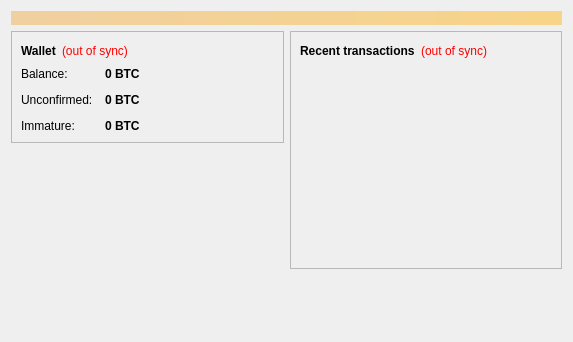
<?xml version="1.0" encoding="UTF-8"?>
<ui version="4.0">
 <class>OverviewPage</class>
 <widget class="QWidget" name="OverviewPage">
  <property name="geometry">
   <rect>
    <x>0</x>
    <y>0</y>
    <width>573</width>
    <height>342</height>
   </rect>
  </property>
  <property name="windowTitle">
   <string>Form</string>
  </property>
  <layout class="QVBoxLayout" name="topLayout">
   <item>
    <widget class="QLabel" name="labelAlerts">
     <property name="visible">
      <bool>false</bool>
     </property>
     <property name="styleSheet">
      <string notr="true">background-color: qlineargradient(x1: 0, y1: 0, x2: 1, y2: 0, stop:0 #F0D0A0, stop:1 #F8D488); color:#000000;</string>
     </property>
     <property name="wordWrap">
      <bool>true</bool>
     </property>
     <property name="margin">
      <number>3</number>
     </property>
    </widget>
   </item>
   <item>
    <layout class="QHBoxLayout" name="horizontalLayout" stretch="1,1">
     <item>
      <layout class="QVBoxLayout" name="verticalLayout_2">
       <item>
        <widget class="QFrame" name="frame">
         <property name="frameShape">
          <enum>QFrame::StyledPanel</enum>
         </property>
         <property name="frameShadow">
          <enum>QFrame::Raised</enum>
         </property>
         <layout class="QVBoxLayout" name="verticalLayout_4">
          <item>
           <layout class="QHBoxLayout" name="horizontalLayout_4">
            <item>
             <widget class="QLabel" name="label_5">
              <property name="font">
               <font>
                <weight>75</weight>
                <bold>true</bold>
               </font>
              </property>
              <property name="text">
               <string>Wallet</string>
              </property>
             </widget>
            </item>
            <item>
             <widget class="QLabel" name="labelWalletStatus">
              <property name="toolTip">
               <string>The displayed information may be out of date. Your wallet automatically synchronizes with the RadioShares network after a connection is established, but this process has not completed yet.</string>
              </property>
              <property name="styleSheet">
               <string notr="true">QLabel { color: red; }</string>
              </property>
              <property name="text">
               <string notr="true">(out of sync)</string>
              </property>
              <property name="alignment">
               <set>Qt::AlignLeading|Qt::AlignLeft|Qt::AlignVCenter</set>
              </property>
             </widget>
            </item>
            <item>
             <spacer name="horizontalSpacer_2">
              <property name="orientation">
               <enum>Qt::Horizontal</enum>
              </property>
              <property name="sizeHint" stdset="0">
               <size>
                <width>40</width>
                <height>20</height>
               </size>
              </property>
             </spacer>
            </item>
           </layout>
          </item>
          <item>
           <layout class="QFormLayout" name="formLayout_2">
            <property name="fieldGrowthPolicy">
             <enum>QFormLayout::AllNonFixedFieldsGrow</enum>
            </property>
            <property name="horizontalSpacing">
             <number>12</number>
            </property>
            <property name="verticalSpacing">
             <number>12</number>
            </property>
            <item row="0" column="0">
             <widget class="QLabel" name="label">
              <property name="text">
               <string>Balance:</string>
              </property>
             </widget>
            </item>
            <item row="0" column="1">
             <widget class="QLabel" name="labelBalance">
              <property name="font">
               <font>
                <weight>75</weight>
                <bold>true</bold>
               </font>
              </property>
              <property name="cursor">
               <cursorShape>IBeamCursor</cursorShape>
              </property>
              <property name="toolTip">
               <string>Your current balance</string>
              </property>
              <property name="text">
               <string notr="true">0 BTC</string>
              </property>
              <property name="textInteractionFlags">
               <set>Qt::LinksAccessibleByMouse|Qt::TextSelectableByKeyboard|Qt::TextSelectableByMouse</set>
              </property>
             </widget>
            </item>
            <item row="1" column="0">
             <widget class="QLabel" name="label_3">
              <property name="text">
               <string>Unconfirmed:</string>
              </property>
             </widget>
            </item>
            <item row="1" column="1">
             <widget class="QLabel" name="labelUnconfirmed">
              <property name="font">
               <font>
                <weight>75</weight>
                <bold>true</bold>
               </font>
              </property>
              <property name="cursor">
               <cursorShape>IBeamCursor</cursorShape>
              </property>
              <property name="toolTip">
               <string>Total of transactions that have yet to be confirmed, and do not yet count toward the current balance</string>
              </property>
              <property name="text">
               <string notr="true">0 BTC</string>
              </property>
              <property name="textInteractionFlags">
               <set>Qt::LinksAccessibleByMouse|Qt::TextSelectableByKeyboard|Qt::TextSelectableByMouse</set>
              </property>
             </widget>
            </item>
            <item row="2" column="0">
             <widget class="QLabel" name="labelImmatureText">
              <property name="text">
               <string>Immature:</string>
              </property>
             </widget>
            </item>
            <item row="2" column="1">
             <widget class="QLabel" name="labelImmature">
              <property name="font">
               <font>
                <weight>75</weight>
                <bold>true</bold>
               </font>
              </property>
              <property name="toolTip">
               <string>Mined balance that has not yet matured</string>
              </property>
              <property name="text">
               <string notr="true">0 BTC</string>
              </property>
              <property name="textInteractionFlags">
               <set>Qt::LinksAccessibleByMouse|Qt::TextSelectableByKeyboard|Qt::TextSelectableByMouse</set>
              </property>
             </widget>
            </item>
           </layout>
          </item>
         </layout>
        </widget>
       </item>
       <item>
        <spacer name="verticalSpacer">
         <property name="orientation">
          <enum>Qt::Vertical</enum>
         </property>
         <property name="sizeHint" stdset="0">
          <size>
           <width>20</width>
           <height>40</height>
          </size>
         </property>
        </spacer>
       </item>
      </layout>
     </item>
     <item>
      <layout class="QVBoxLayout" name="verticalLayout_3">
       <item>
        <widget class="QFrame" name="frame_2">
         <property name="frameShape">
          <enum>QFrame::StyledPanel</enum>
         </property>
         <property name="frameShadow">
          <enum>QFrame::Raised</enum>
         </property>
         <layout class="QVBoxLayout" name="verticalLayout">
          <item>
           <layout class="QHBoxLayout" name="horizontalLayout_2">
            <item>
             <widget class="QLabel" name="label_4">
              <property name="text">
               <string>&lt;b&gt;Recent transactions&lt;/b&gt;</string>
              </property>
             </widget>
            </item>
            <item>
             <widget class="QLabel" name="labelTransactionsStatus">
              <property name="toolTip">
               <string>The displayed information may be out of date. Your wallet automatically synchronizes with the RadioShares network after a connection is established, but this process has not completed yet.</string>
              </property>
              <property name="styleSheet">
               <string notr="true">QLabel { color: red; }</string>
              </property>
              <property name="text">
               <string notr="true">(out of sync)</string>
              </property>
              <property name="alignment">
               <set>Qt::AlignRight|Qt::AlignTrailing|Qt::AlignVCenter</set>
              </property>
             </widget>
            </item>
            <item>
             <spacer name="horizontalSpacer">
              <property name="orientation">
               <enum>Qt::Horizontal</enum>
              </property>
              <property name="sizeHint" stdset="0">
               <size>
                <width>40</width>
                <height>20</height>
               </size>
              </property>
             </spacer>
            </item>
           </layout>
          </item>
          <item>
           <widget class="QListView" name="listTransactions">
            <property name="styleSheet">
             <string notr="true">QListView { background: transparent; }</string>
            </property>
            <property name="frameShape">
             <enum>QFrame::NoFrame</enum>
            </property>
            <property name="verticalScrollBarPolicy">
             <enum>Qt::ScrollBarAlwaysOff</enum>
            </property>
            <property name="horizontalScrollBarPolicy">
             <enum>Qt::ScrollBarAlwaysOff</enum>
            </property>
            <property name="selectionMode">
             <enum>QAbstractItemView::NoSelection</enum>
            </property>
           </widget>
          </item>
         </layout>
        </widget>
       </item>
       <item>
        <spacer name="verticalSpacer_2">
         <property name="orientation">
          <enum>Qt::Vertical</enum>
         </property>
         <property name="sizeHint" stdset="0">
          <size>
           <width>20</width>
           <height>40</height>
          </size>
         </property>
        </spacer>
       </item>
      </layout>
     </item>
    </layout>
   </item>
  </layout>
 </widget>
 <resources/>
 <connections/>
</ui>
